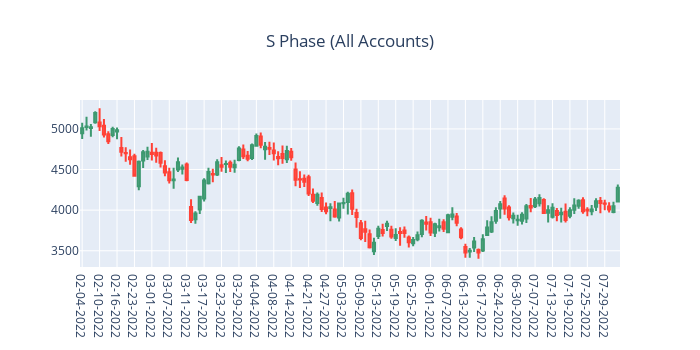

Notebook cell for this chart:
### Code cell
dateStr = all_accounts_df.index.strftime("%m-%d-%Y")

fig = go.Figure(data=[go.Candlestick(x=dateStr,
                   open=all_accounts_df['Open'],
                   high=all_accounts_df['High'],
                   low=all_accounts_df['Low'],
                   close=all_accounts_df['Close'])])

fig.update_layout(
    title={
        'text': "S Phase (All Accounts)",
        'y':.9,
        'x':0.5,
        'xanchor': 'center',
        'yanchor': 'top'},
    width=700, height=350)
fig.update_layout(xaxis_rangeslider_visible=False)

fig.show()
